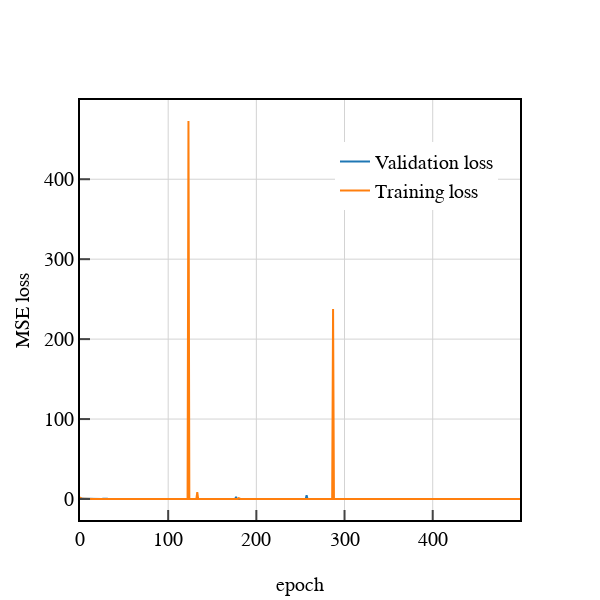

Here is the notebook cell this chart was saved with:
### Code cell
fig = go.Figure(layout={
        'plot_bgcolor': 'white',
        'paper_bgcolor' : 'white',})

fig.update_layout(width = 600,
                  height = 600,
                  legend = dict(x = 0.95, y = 0.9)
                  )

fig.update_xaxes(title = "epoch")
fig.update_yaxes(title = "MSE loss")

fig.add_trace(go.Scatter(y=val_losses, mode='lines', name = 'Validation loss'))
fig.add_trace(go.Scatter(y=train_losses, mode='lines', name = 'Training loss'))

### Figure 1 — Plotly figure (JSON) as saved in the notebook; plotly's stock layout.template omitted (floating-point values rounded to 4 significant figures; data arrays with more than 128 entries replaced by an {"elided": "..."} marker saying what was removed)
{"data": [{"mode": "lines", "name": "Validation loss", "y": {"elided": "500 float values"}, "type": "scatter"}, {"mode": "lines", "name": "Training loss", "y": {"elided": "500 float values"}, "type": "scatter"}], "layout": {"paper_bgcolor": "white", "plot_bgcolor": "white", "legend": {"x": 0.95, "y": 0.9}, "width": 600, "height": 600, "xaxis": {"title": {"text": "epoch"}}, "yaxis": {"title": {"text": "MSE loss"}}}}
